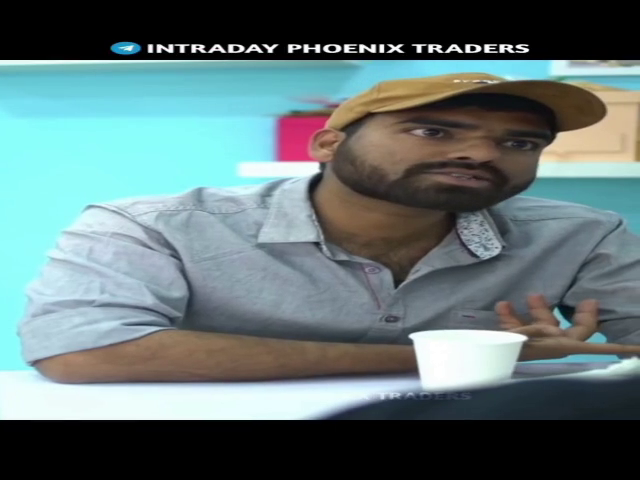
#> input picture frame 22 of video.mp4, 640 x 480 px
$ python mask.py
#> lines starting #> are read from the running program, lines starting #| are printed output that depends on the picture; after the words box and inside, x2 and y2 are one past the last pixel; in counts of white or black regions, pixels touching at a corner belong together
import cv2
import numpy as np

def nothing(x):
    pass

video_path = 'video.mp4'  # Replace with your video file path
cap = cv2.VideoCapture(video_path)
ret, frame = cap.read()
#> frame is the input picture: shape (480, 640, 3); mean B, G, R 118, 117, 97.8
cap.release()

cv2.namedWindow('Trackbars')
cv2.createTrackbar('LH', 'Trackbars', 0, 255, nothing)
#> slider 'LH' is set to 51
cv2.createTrackbar('LS', 'Trackbars', 0, 255, nothing)
#> slider 'LS' is set to 51
cv2.createTrackbar('LV', 'Trackbars', 0, 255, nothing)
#> slider 'LV' is set to 51
cv2.createTrackbar('UH', 'Trackbars', 255, 255, nothing)
cv2.createTrackbar('US', 'Trackbars', 255, 255, nothing)
cv2.createTrackbar('UV', 'Trackbars', 255, 255, nothing)

while True:
    hsv = cv2.cvtColor(frame, cv2.COLOR_BGR2HSV)
#> hsv: shape (480, 640, 3); mean H, S, V 60.6, 59.1, 125.7
    lh = cv2.getTrackbarPos('LH', 'Trackbars')
    ls = cv2.getTrackbarPos('LS', 'Trackbars')
    lv = cv2.getTrackbarPos('LV', 'Trackbars')
    uh = cv2.getTrackbarPos('UH', 'Trackbars')
    us = cv2.getTrackbarPos('US', 'Trackbars')
    uv = cv2.getTrackbarPos('UV', 'Trackbars')

    lower_bound = np.array([lh, ls, lv])
    upper_bound = np.array([uh, us, uv])

    mask = cv2.inRange(hsv, lower_bound, upper_bound)
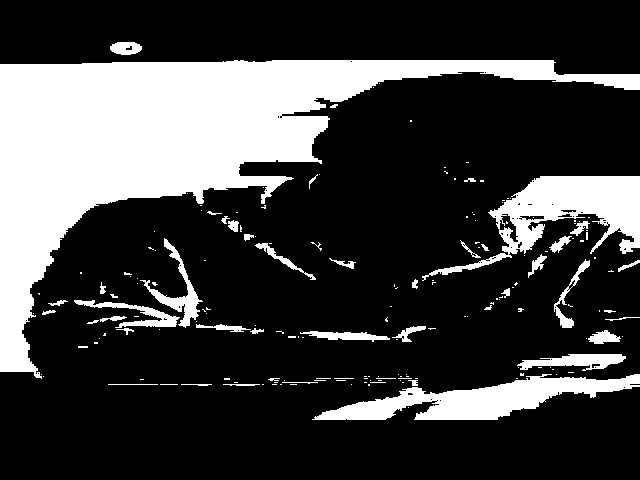
#> mask: shape (480, 640); 25% white; 181 white regions (132 under 20 px), largest, box (x1, y1, x2, y2) and area: (0, 60, 640, 379) 54982, (422, 176, 640, 281) 7504, (312, 374, 640, 420) 6666
    result = cv2.bitwise_and(frame, frame, mask=mask)
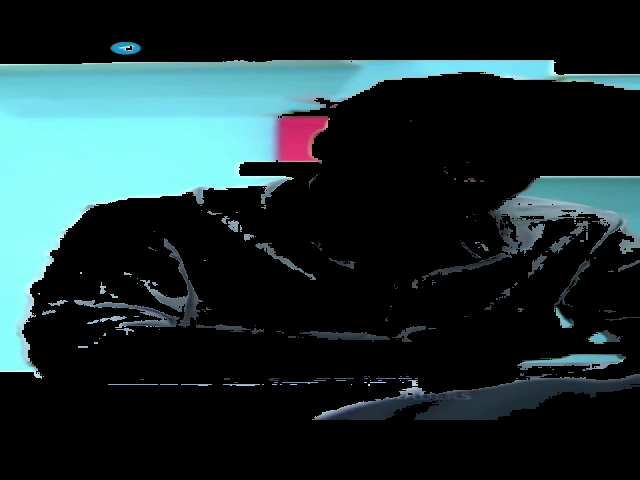
#> result: shape (480, 640, 3); mean B, G, R 49.2, 47.2, 29.1

    cv2.imshow('Frame', frame)
    cv2.imshow('Mask', mask)
    cv2.imshow('Result', result)

    key = cv2.waitKey(1)
#> (key Esc is pressed here)
    if key == 27:  # Esc key to stop
        break

cv2.destroyAllWindows()
print(f"Lower Bound: {lower_bound}")
print(f"Upper Bound: {upper_bound}")
